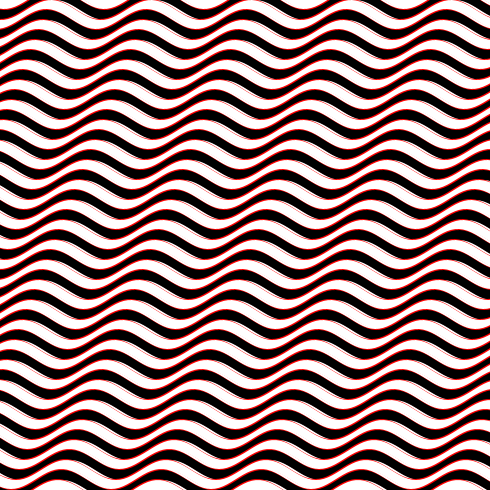
Frame 1 (no input)
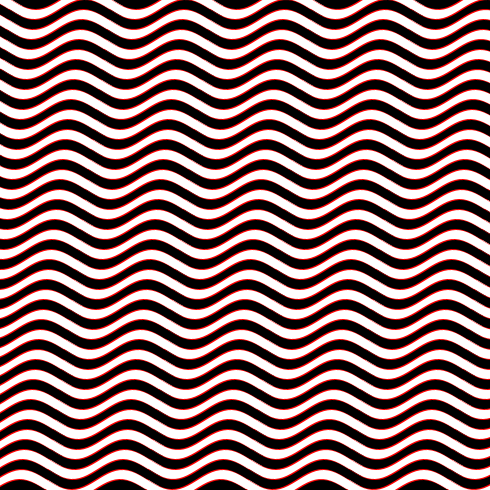
Frame 60 (the mouse pressed at the canvas centre just before this capture)
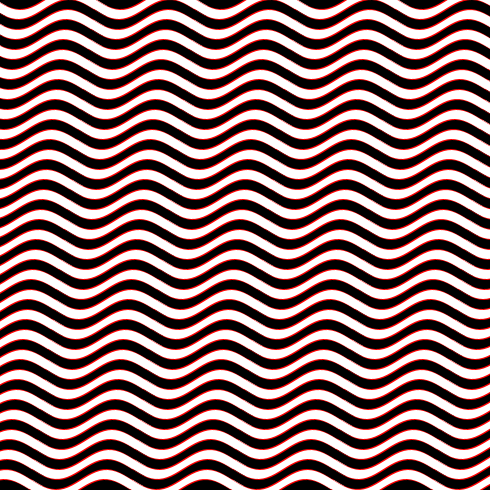
Frame 120 (the mouse held since frame 60 and released just before this capture)

The Processing sketch that drew these frames (run headless with seeded random() and noise(); from frame 60 on, the mouse is pressed at the canvas centre):

// Processing sketch: wave
// ── wave.pde
void setup() {
  size(490,490);
  background(255);
  a = 0.0;
  inc = TWO_PI/25.0;
  fill(0);
  black = true;
}

  float a;
  float inc;
  boolean black;

void draw(){
  noStroke();
  for(int wave = -50; wave < width + 10; wave+=10){
      black = !black;      
      float[][] vertices = new float[251][2];
      int index = 0;
      for(int i=0; i<=500; i=i+4) {
        vertices[index][0] = i;
        vertices[index][1] = wave+sin(a)*10.0;
        vertices[250-index][0] = i;
        vertices[250-index][1] = wave+10+sin(a)*10.0;
        index ++;
        a = a + inc;
      }


      fill(255,0,0);
      beginShape();
      for(int i=0; i< vertices.length; i++) {
        vertex(vertices[i][0]-1.0, vertices[i][1]-1.0);
      }
      endShape();
      fill(255);
      if(black){
        fill(0);
      }
      noStroke();
      beginShape();
      for(int i=0; i< vertices.length; i++) {
        vertex(vertices[i][0], vertices[i][1]);
      }
      endShape();
  }

}
